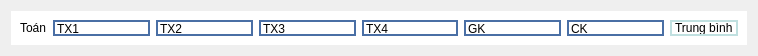
<?xml version="1.0" encoding="UTF-8"?>
<ui version="4.0">
 <class>Form</class>
 <widget class="QWidget" name="Form">
  <property name="geometry">
   <rect>
    <x>0</x>
    <y>0</y>
    <width>758</width>
    <height>56</height>
   </rect>
  </property>
  <property name="minimumSize">
   <size>
    <width>758</width>
    <height>56</height>
   </size>
  </property>
  <property name="maximumSize">
   <size>
    <width>758</width>
    <height>56</height>
   </size>
  </property>
  <property name="windowTitle">
   <string>Form</string>
  </property>
  <layout class="QHBoxLayout" name="horizontalLayout">
   <item>
    <widget class="QWidget" name="widget_13" native="true">
     <property name="styleSheet">
      <string notr="true">background-color: rgb(255, 255, 255);</string>
     </property>
     <layout class="QHBoxLayout" name="horizontalLayout_4">
      <item>
       <widget class="QLabel" name="sub_name">
        <property name="text">
         <string>Toán</string>
        </property>
       </widget>
      </item>
      <item>
       <widget class="QLineEdit" name="tx1">
        <property name="styleSheet">
         <string notr="true">border: 2px solid #4A6FA5;</string>
        </property>
        <property name="text">
         <string>TX1</string>
        </property>
       </widget>
      </item>
      <item>
       <widget class="QLineEdit" name="tx2">
        <property name="styleSheet">
         <string notr="true">border: 2px solid #4A6FA5;</string>
        </property>
        <property name="text">
         <string>TX2</string>
        </property>
       </widget>
      </item>
      <item>
       <widget class="QLineEdit" name="tx3">
        <property name="styleSheet">
         <string notr="true">border: 2px solid #4A6FA5;</string>
        </property>
        <property name="text">
         <string>TX3</string>
        </property>
       </widget>
      </item>
      <item>
       <widget class="QLineEdit" name="tx4">
        <property name="styleSheet">
         <string notr="true">border: 2px solid #4A6FA5;</string>
        </property>
        <property name="text">
         <string>TX4</string>
        </property>
       </widget>
      </item>
      <item>
       <widget class="QLineEdit" name="gk">
        <property name="styleSheet">
         <string notr="true">border: 2px solid #4A6FA5;</string>
        </property>
        <property name="text">
         <string>GK</string>
        </property>
       </widget>
      </item>
      <item>
       <widget class="QLineEdit" name="ck">
        <property name="styleSheet">
         <string notr="true">border: 2px solid #4A6FA5;</string>
        </property>
        <property name="text">
         <string>CK</string>
        </property>
       </widget>
      </item>
      <item>
       <widget class="QLabel" name="sub_tb">
        <property name="styleSheet">
         <string notr="true">border: 2px solid #C0E0E0;</string>
        </property>
        <property name="text">
         <string>Trung bình</string>
        </property>
       </widget>
      </item>
     </layout>
    </widget>
   </item>
  </layout>
 </widget>
 <resources/>
 <connections/>
</ui>
